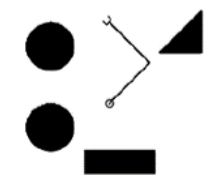
#> input picture Robotics/Connected-component-labeling/problem1.png, 218 x 194 px, found by its file name
$ python ccl.py
#> lines starting #> are read from the running program, lines starting #| are printed output that depends on the picture; after the words box and inside, x2 and y2 are one past the last pixel; in counts of white or black regions, pixels touching at a corner belong together
### Robotics/ccl/union_find.py
class UnionFind:
	"""
	From: https://www.ics.uci.edu/~eppstein/PADS/UnionFind.py

	Union-find data structure.

	Each unionFind instance X maintains a family of disjoint sets of
	hashable objects, supporting the following two methods:

	- X[item] returns a name for the set containing the given item.
	  Each set is named by an arbitrarily-chosen one of its members; as
	  long as the set remains unchanged it will keep the same name. If
	  the item is not yet part of a set in X, a new singleton set is
	  created for it.

	- X.union(item1, item2, ...) merges the sets containing each item
	  into a single larger set.  If any item is not yet part of a set
	  in X, it is added to X as one of the members of the merged set.
	"""

	def __init__(self):
		"""Create a new empty union-find structure."""
		self.weights = {}
		self.parents = {}

	def __getitem__(self, object):
		"""Find and return the name of the set containing the object."""

		# check for previously unknown object
		if object not in self.parents:
			self.parents[object] = object
			self.weights[object] = 1
			return object

		# find path of objects leading to the root
		path = [object]
		root = self.parents[object]
		while root != path[-1]:
			path.append(root)
			root = self.parents[root]

		# compress the path and return
		for ancestor in path:
			self.parents[ancestor] = root
		return root

	def __iter__(self):
		"""Iterate through all items ever found or unioned by this structure."""
		return iter(self.parents)

	def union(self, *objects):
		"""Find the sets containing the objects and merge them all."""
		roots = [self[x] for x in objects]
		heaviest = max([(self.weights[r],r) for r in roots])[1]
		for r in roots:
			if r != heaviest:
				self.weights[heaviest] += self.weights[r]
				self.parents[r] = heaviest


### Robotics/ccl/ccl.py
import sys
import getopt
import cv2
import numpy as np
from matplotlib import pyplot as plt
from union_find import *

class CCL:
	def __init__(self, img):
		"""Create threshold image"""
		ret, thresh = cv2.threshold(img, 127, 255, cv2.THRESH_BINARY)
		self.background = 0
		self.labeled_image = LabeledImage(thresh, self.background)
		self.rows, self.cols = self.labeled_image.shape()
		self.label_counter = 0
		"""Union-find structure"""
		self.uf = UnionFind()


	def first_pass(self):
		"""First labeling pass"""
		for i in range(self.rows):
			for j in range(self.cols):
				"""Test if pixel is not background"""
				current = self.labeled_image.get_pixel(i,j)
				if current.is_not_label(self.background):
					"""Get neighbors and then label pixel"""
					left,upper = self.labeled_image.get_neighbors(i,j)
					self.determine_label(current, left, upper)
					self.labeled_image.label_pixel(current)

	def second_pass(self):
		"""Second labeling pass"""
		for i in range(self.rows):
			for j in range(self.cols):
				"""Update label using equivalence table"""
				current = self.labeled_image.get_pixel(i,j)
				if current.is_not_label(self.background):
					current.label = self.find(current)
					self.labeled_image.label_pixel(current)

	def size_filter(self):
		"""Size filter removes noise"""
		for i in range(self.rows):
			for j in range(self.cols):
				"""Only looks at background pixels"""
				current = self.labeled_image.get_pixel(i,j)
				if current.is_label(self.background):
					"""Test if surrounding pixels are background"""
					surr = self.labeled_image.get_surrounding(i,j)
					other_bg_px = False
					for px in surr:
						if px.is_label(self.background):
							other_bg_px = True
					if not other_bg_px and len(surr) > 0:
						"""Change label if surrounded by non-background pixels"""
						current.label = surr[0].label
						self.labeled_image.label_pixel(current)

	def determine_label(self, current, left, upper):
		"""Logic to determine label of pixel"""
		if left.label == upper.label and left.is_not_label(self.background) and upper.is_not_label(self.background):
			current.label = upper.label
		elif left.label != upper.label and not (left.is_not_label(self.background) and upper.is_not_label(self.background)):
			current.label = max(left.label, upper.label)
		elif left.label != upper.label and left.is_not_label(self.background) and upper.is_not_label(self.background):
			current.label = min(left.label, upper.label)
			self.union(left, upper)
		else:
			self.label_counter += 1
			current.label = self.label_counter

	def union(self, left, upper):
		"""Add to equivalence table"""
		self.uf.union(left.label, upper.label)

	def find(self, current):
		"""Find in equivalence table"""
		return self.uf[current.label]

	def num_labels(self):
		"""Get number of labels"""
		return len(set(self.uf.parents.values()))

	def plot(self):
		self.labeled_image.plot()

	def save(self, output_file):
		self.labeled_image.save(output_file)


class LabeledImage:
	def __init__(self, matrix, background):
		"""Store matrix"""
		self.matrix = matrix
		self.background = background

	def shape(self):
		return self.matrix.shape

	def get_pixel(self, row, col):
		"""Return a specific pixel"""
		return Pixel(self.matrix.item(row,col), row, col)

	def label_pixel(self, pixel):
		"""Label a specific pixel"""
		self.matrix.itemset((pixel.row,pixel.col), pixel.label)

	def get_neighbors(self, row, col):
		"""Return left and upper pixel"""
		if row <= 0:
			left = Pixel(self.background, 0, 0)
		else:
			left = self.get_pixel(row,col-1)
		if col <= 0:
			upper = Pixel(self.background, 0, 0)
		else:
			upper = self.get_pixel(row-1,col)
		return (left, upper)

	def get_surrounding(self, row, col):
		"""Return eight surrounding pixels"""
		locations = [[row+1,col],[row+1,col-1],[row+1,col+1],
								 [row-1,col],[row-1,col-1],[row-1,col+1],
								 [row,col-1],[row,col+1]]
		surr = []
		for loc in locations:
			row_temp = loc[0]
			col_temp = loc[1]
			row_max,col_max = self.shape()
			if row_temp >= 0 and col_temp >= 0 and row_temp < row_max and col_temp < col_max:
				px = self.get_pixel(row_temp,col_temp)
				surr.append(px)
		return surr

	def plot(self):
		plt.imshow(self.matrix, interpolation = 'nearest')
		plt.xticks([]), plt.yticks([])
		plt.show()

	def save(self, output_file):
		plt.imshow(self.matrix, interpolation = 'nearest')
		plt.xticks([]), plt.yticks([])
		plt.savefig(output_file, bbox_inches='tight')


class Pixel:
	def __init__(self, label, row, col):
		"""Create a pixel with label and coordinates"""
		self.label = label
		self.row = row
		self.col = col

	def is_label(self, label):
		"""Test if pixel has a label"""
		if self.label == label:
			return True
		else:
			return False

	def is_not_label(self, label):
		"""Test if pixel doesn't have a label"""
		if self.label != label:
			return True
		else:
			return False

def main():

	input_file = "./problem1.png"
	output_file = "./output.png"
	size_filter = True


	img = cv2.imread(input_file,0)
#> img: shape (194, 218); min 0, max 255, mean 213.8
	ccl = CCL(img)
#> in __init__, `ret, thresh = cv2.threshold(img, 127, 255, cv2.THRESH_BINARY)`:
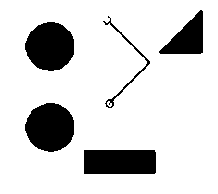
#> thresh: shape (194, 218); 83.9% white; 5 black regions, box (x1, y1, x2, y2) and area: (25, 22, 74, 71) 1867, (25, 103, 74, 152) 1867, (84, 150, 156, 174) 1725, (159, 10, 203, 54) 1058, (103, 16, 150, 108) 277
	if size_filter:
		ccl.size_filter()
#> the loop in size_filter, `for i in range(self.rows):` made 194 passes
	ccl.first_pass()
	ccl.second_pass()

	if output_file:
		ccl.save(output_file)
#> in save, `plt.savefig(output_file, bbox_inches='tight')`:
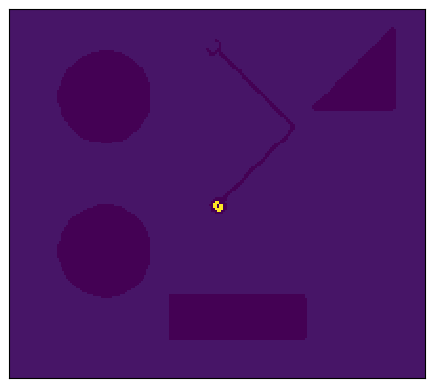
#> figure drawn by matplotlib, 1 panel
	else:
		ccl.plot()


if __name__ == "__main__":
	main()
